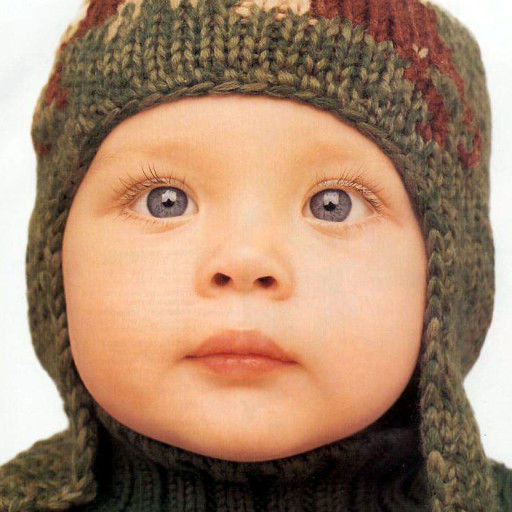
#> input picture data/Set5/baby.png, 512 x 512 px; its folder holds only this picture in this run
$ jupyter execute --allow-errors using_different_datasets.ipynb
#> lines starting #> are read from the running program, lines starting #| are printed output that depends on the picture
[cell 1]
import numpy as np
from matplotlib.image import imread
import pywt
import matplotlib.pyplot as plt
import cv2
import itertools
import os
import pandas as pd
import time
from skimage.metrics import structural_similarity as ssim
from skimage.metrics import peak_signal_noise_ratio as psnr

## Test on Set14/Set5/Urban100/Manga109/BSD100

### Loading images

[cell 2]
# Loading ALL images, really all
file_paths = []
for root, dirs, files in os.walk("../../data/Set5"):
    for file in files:
        if file != '.DS_Store':
            file_path = os.path.join(root, file)
            file_paths.append(file_path)

#> (a cell that did not finish here is left out)

[cell 4]
def compress_image_with_pywt(image_path, wavelet='haar', level=2):
    img = cv2.imread(image_path, cv2.IMREAD_GRAYSCALE)

    coeffs = pywt.wavedec2(img, wavelet, mode="antireflect",  level=level)

    coeffs_thresh = []
    coeffs_thresh.append(coeffs[0])
    for detail_coeffs in coeffs[1:]:
        h, v, d = detail_coeffs
        h_thresh = pywt.threshold(h, np.inf, mode='hard')
        v_thresh = pywt.threshold(v, np.inf, mode='hard')
        d_thresh = pywt.threshold(d, np.inf, mode='hard')
        coeffs_thresh.append((h_thresh, v_thresh, d_thresh))

    reconstructed_img = pywt.waverec2(coeffs_thresh, wavelet)
    # cv2.imwrite('compressed_reconstructed_image.jpeg', reconstructed_img)
    normalized_image = reconstructed_img
    return normalized_image, 4**level

[cell 5]
maximum_level = 6
# using most common wavelets
wavelets = ["haar","sym10" ,"sym2", "bior4.4", "db10", "coif10", "db20", "rbio3.5"]
keep = 0.99  # we will keep 70% of data
# data for plotting
data = []

psnr_values = {wavelet: [] for wavelet in wavelets}
compressions = {wavelet: [] for wavelet in wavelets}
ssims = {wavelet: [] for wavelet in wavelets}
times = {wavelet: [] for wavelet in wavelets}

[cell 6]
for level in range(maximum_level):
    local_psnr_values = []
    local_compressions = []
    local_ssims = []
    local_times = []
    for wave_index, wave in enumerate(wavelets):
        for image_path in file_paths:
            base_image =  np.mean(imread(image_path)*255, -1)
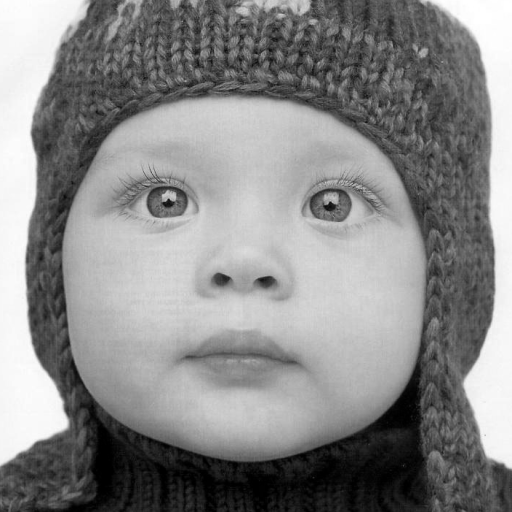
#> base_image: shape (512, 512) float32; min 0, max 255, mean 136.9
            start_time = time.perf_counter()
            reconstructed_image, compression_rate = compress_image_with_pywt(image_path, wavelet=wave, level=level)
#> in compress_image_with_pywt, `coeffs = pywt.wavedec2(img, wavelet, mode="antireflect",  level=level)`: coeffs = 1 item
#> compression_rate = 1
            end_time = time.perf_counter()
            if reconstructed_image.shape[0] == base_image.shape[0] and reconstructed_image.shape[1] == base_image.shape[1]:
                psnr_metric = psnr(base_image, reconstructed_image, data_range=base_image.max() - reconstructed_image.min())
#> psnr_metric = 34.35
                ssim_metric = ssim(base_image, reconstructed_image, data_range=base_image.max() - reconstructed_image.min())
#> ssim_metric = 0.995

            # psnr_values[wave].append(psnr_metric)
            # compressions[wave].append(compression_rate)
            # ssims[wave].append(ssim_metric)
            local_times.append(end_time - start_time)
            local_psnr_values.append(psnr_metric)
            local_compressions.append(compression_rate)
            local_ssims.append(ssim_metric)

        times[wave].append(np.mean(local_times))
        psnr_values[wave].append(np.mean(local_psnr_values))
        compressions[wave].append(np.mean(local_compressions))
        ssims[wave].append(np.mean(local_ssims))

[cell 7]
import matplotlib.pyplot as plt
import numpy as np
plt.rcParams.update({'font.size': 18})

# Sample data for plotting
x = np.linspace(0, 10, 100)

# Create a figure and a set of subplots
fig, axs = plt.subplots(1, 4, figsize=(20, 5)) # 1 row, 4 columns
marker = itertools.cycle((',', '+', '.', 'o', '*'))


# Compression time
for wavelet in wavelets:
    axs[0].plot(np.arange(1, maximum_level+1), times[wavelet],label=wavelet, marker=next(marker))
    axs[0].set_title('Compression time')
    axs[0].grid('on')
    # axs[0].legend()

# Compression factor
for wavelet in wavelets:
    axs[1].plot(np.arange(1, maximum_level+1),  compressions[wavelet],label=wavelet, marker=next(marker))
    axs[1].set_title('Compression factor')
    axs[1].grid('on')
    # axs[1].legend()

# PSNR
for wavelet in wavelets:
    axs[2].plot(np.arange(1, maximum_level+1), psnr_values[wavelet], label=wavelet, marker=next(marker))
    axs[2].set_title('PSNR')
    axs[2].grid('on')
    # axs[2].legend()

   # axs[2].set_ylim(-10, 10) # Limit y-axis to make tan(x) more visible

# SSIM
for wavelet in wavelets:
    axs[3].plot(np.arange(1, maximum_level+1),  ssims[wavelet], label=wavelet, marker=next(marker))
    axs[3].set_title('SSIM')
    axs[3].grid('on')
    # axs[3].legend()
    handles, labels = axs[3].get_legend_handles_labels()


fig.legend(handles, labels, loc='upper right')
# Display the plots
plt.tight_layout() # Adjust the layout to make sure there's no overlap
plt.show()
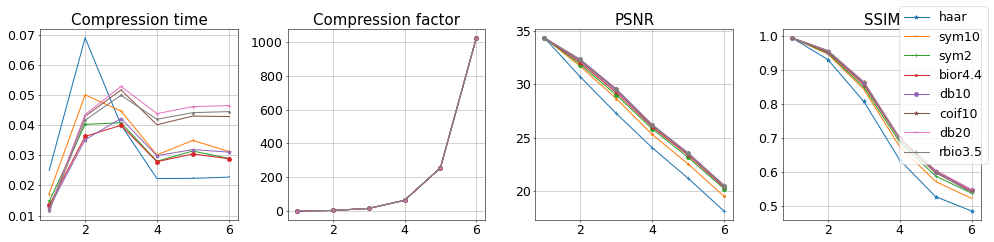
#> figure drawn by matplotlib, 4 panels

[cell 8]
len(compressions['haar'])

[cell 9]
plt.imshow(reconstructed_image)
plt.show()
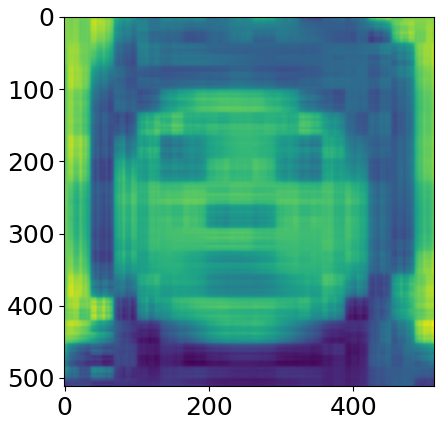
#> figure drawn by matplotlib, 1 panel
